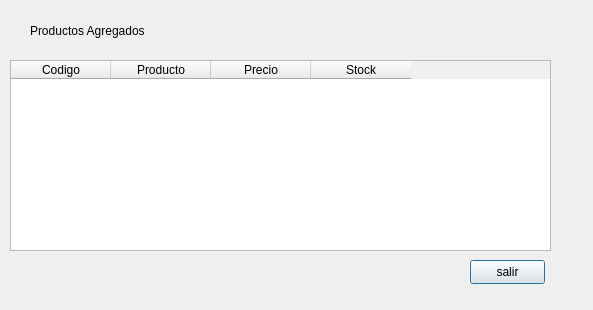
<?xml version="1.0" encoding="UTF-8"?>
<ui version="4.0">
 <class>mostrar</class>
 <widget class="QDialog" name="mostrar">
  <property name="geometry">
   <rect>
    <x>0</x>
    <y>0</y>
    <width>593</width>
    <height>310</height>
   </rect>
  </property>
  <property name="windowTitle">
   <string>Dialog</string>
  </property>
  <widget class="QTableWidget" name="tablaProductos">
   <property name="geometry">
    <rect>
     <x>10</x>
     <y>60</y>
     <width>541</width>
     <height>191</height>
    </rect>
   </property>
   <column>
    <property name="text">
     <string>Codigo</string>
    </property>
   </column>
   <column>
    <property name="text">
     <string>Producto</string>
    </property>
   </column>
   <column>
    <property name="text">
     <string>Precio</string>
    </property>
   </column>
   <column>
    <property name="text">
     <string>Stock</string>
    </property>
   </column>
  </widget>
  <widget class="QLabel" name="label">
   <property name="geometry">
    <rect>
     <x>30</x>
     <y>20</y>
     <width>121</width>
     <height>21</height>
    </rect>
   </property>
   <property name="text">
    <string>Productos Agregados</string>
   </property>
  </widget>
  <widget class="QPushButton" name="salir">
   <property name="geometry">
    <rect>
     <x>470</x>
     <y>260</y>
     <width>75</width>
     <height>24</height>
    </rect>
   </property>
   <property name="text">
    <string>salir</string>
   </property>
  </widget>
 </widget>
 <resources/>
 <connections/>
</ui>
